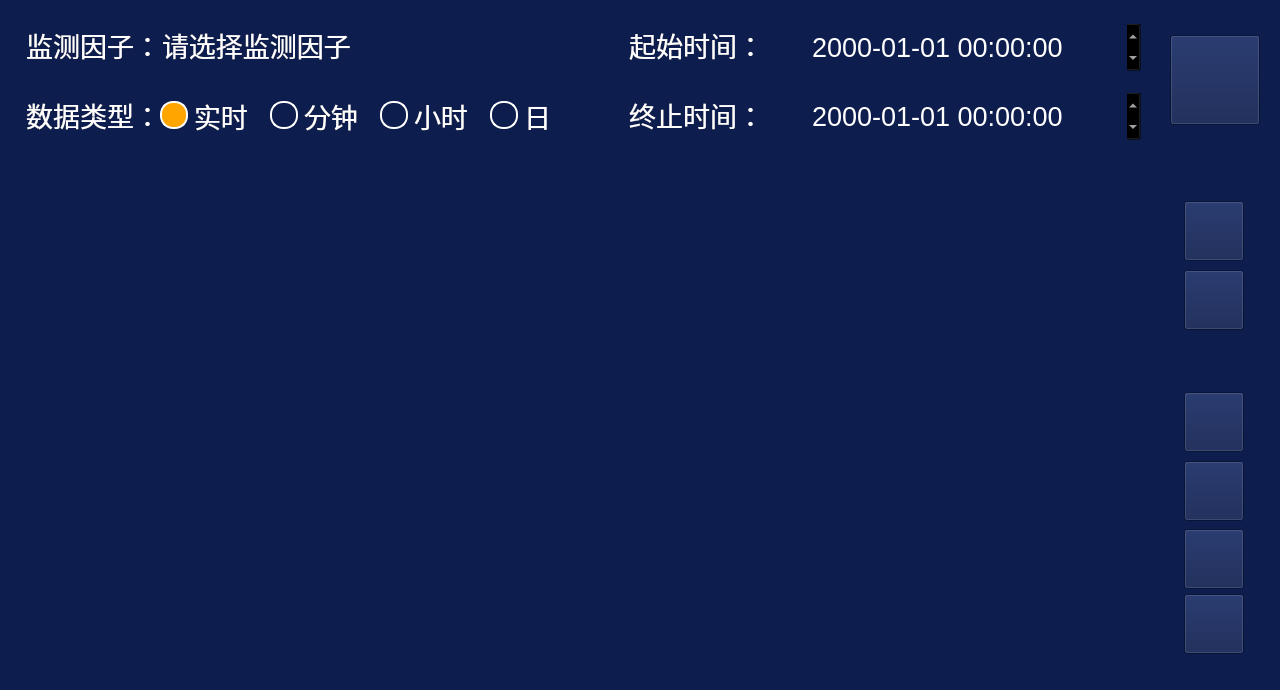
<?xml version="1.0" encoding="UTF-8"?>
<ui version="4.0">
 <class>FrameHistoryData</class>
 <widget class="QFrame" name="FrameHistoryData">
  <property name="geometry">
   <rect>
    <x>0</x>
    <y>0</y>
    <width>1280</width>
    <height>690</height>
   </rect>
  </property>
  <property name="minimumSize">
   <size>
    <width>1280</width>
    <height>690</height>
   </size>
  </property>
  <property name="maximumSize">
   <size>
    <width>1280</width>
    <height>690</height>
   </size>
  </property>
  <property name="windowTitle">
   <string>Frame</string>
  </property>
  <property name="styleSheet">
   <string notr="true">background: #0D1D4D;</string>
  </property>
  <widget class="QGroupBox" name="groupBox">
   <property name="geometry">
    <rect>
     <x>10</x>
     <y>5</y>
     <width>1261</width>
     <height>151</height>
    </rect>
   </property>
   <property name="styleSheet">
    <string notr="true">QGroupBox
{
   background-color: transparent;   
   border:  0px solid;
   border-color:#888888;
}</string>
   </property>
   <property name="title">
    <string/>
   </property>
   <widget class="QLabel" name="label">
    <property name="geometry">
     <rect>
      <x>-20</x>
      <y>20</y>
      <width>171</width>
      <height>51</height>
     </rect>
    </property>
    <property name="font">
     <font>
      <pointsize>20</pointsize>
     </font>
    </property>
    <property name="styleSheet">
     <string notr="true">background: radial-gradient(circle, #10215C 0%, #070F29 100%);
background-color: transparent;
color:white;</string>
    </property>
    <property name="text">
     <string>监测因子：</string>
    </property>
    <property name="alignment">
     <set>Qt::AlignRight|Qt::AlignTop|Qt::AlignTrailing</set>
    </property>
   </widget>
   <widget class="QWidget" name="widget" native="true">
    <property name="geometry">
     <rect>
      <x>140</x>
      <y>27</y>
      <width>381</width>
      <height>60</height>
     </rect>
    </property>
    <property name="sizePolicy">
     <sizepolicy hsizetype="Fixed" vsizetype="Fixed">
      <horstretch>0</horstretch>
      <verstretch>0</verstretch>
     </sizepolicy>
    </property>
    <property name="minimumSize">
     <size>
      <width>300</width>
      <height>60</height>
     </size>
    </property>
    <property name="maximumSize">
     <size>
      <width>400</width>
      <height>60</height>
     </size>
    </property>
    <property name="autoFillBackground">
     <bool>false</bool>
    </property>
    <property name="styleSheet">
     <string notr="true">background: #0D1D4D;
color:white;</string>
    </property>
    <widget class="QComboBox" name="factor">
     <property name="geometry">
      <rect>
       <x>10</x>
       <y>-17</y>
       <width>371</width>
       <height>60</height>
      </rect>
     </property>
     <property name="minimumSize">
      <size>
       <width>0</width>
       <height>60</height>
      </size>
     </property>
     <property name="maximumSize">
      <size>
       <width>16777215</width>
       <height>60</height>
      </size>
     </property>
     <property name="font">
      <font>
       <pointsize>20</pointsize>
      </font>
     </property>
     <property name="styleSheet">
      <string notr="true">QComboBox{
     background: #0D1D4D;
     border: 0px solid gray;
     padding: 1px 2px 1px 2px;    
     color: white;  
     selection-background-color: #005aa7;
}
QComboBox::drop-down{
    background-color: transparent;
    subcontrol-origin: padding;
    subcontrol-position:top right;
    width:60px;
    border-left-width:0px; 
    border-top-right-radius:3px;
    border-bottom-right-radius:3px;
}
QComboBox  QAbstractItemView{
    background-color: blue;
    border-radius:3px !important;    
}
QComboBox  QAbstractItemView::item{
    height:30px;    
}

QComboBox{
   background: #0D1D4D;
   color: white;
}



</string>
     </property>
     <property name="currentText">
      <string>请选择监测因子</string>
     </property>
     <item>
      <property name="text">
       <string>请选择监测因子</string>
      </property>
     </item>
    </widget>
   </widget>
   <widget class="QDateTimeEdit" name="timeStart">
    <property name="geometry">
     <rect>
      <x>740</x>
      <y>17</y>
      <width>391</width>
      <height>50</height>
     </rect>
    </property>
    <property name="minimumSize">
     <size>
      <width>0</width>
      <height>50</height>
     </size>
    </property>
    <property name="maximumSize">
     <size>
      <width>16777215</width>
      <height>50</height>
     </size>
    </property>
    <property name="font">
     <font>
      <pointsize>20</pointsize>
     </font>
    </property>
    <property name="styleSheet">
     <string notr="true">
/*spinbox 抬起样式*/
QDateTimeEdit::up-button,QTimeEdit::up-button,QDoubleSpinBox::up-button,QSpinBox::up-button {subcontrol-origin:border;
    subcontrol-position:right;
    image: url(:/Images/add_y_32.png);
    width: 60px;
    height: 60px;
}
QDateTimeEdit::down-button,QTimeEdit::down-button,QDoubleSpinBox::down-button,QSpinBox::down-button {subcontrol-origin:border;
    subcontrol-position:left;
    image: url(:/Images/reduce_y_32.png);
    width: 60px;
    height: 60px;
}

QDateTimeEdit{
background: radial-gradient(circle, #10215C 0%, #070F29 100%);
background-color: transparent;
color:white;
}</string>
    </property>
    <property name="alignment">
     <set>Qt::AlignCenter</set>
    </property>
    <property name="currentSection">
     <enum>QDateTimeEdit::YearSection</enum>
    </property>
    <property name="displayFormat">
     <string>yyyy-MM-dd hh:mm:ss</string>
    </property>
   </widget>
   <widget class="QLabel" name="label_2">
    <property name="geometry">
     <rect>
      <x>-20</x>
      <y>90</y>
      <width>171</width>
      <height>51</height>
     </rect>
    </property>
    <property name="font">
     <font>
      <pointsize>20</pointsize>
     </font>
    </property>
    <property name="styleSheet">
     <string notr="true">background: radial-gradient(circle, #10215C 0%, #070F29 100%);
background-color: transparent;
color:white;</string>
    </property>
    <property name="text">
     <string>数据类型：</string>
    </property>
    <property name="alignment">
     <set>Qt::AlignRight|Qt::AlignTop|Qt::AlignTrailing</set>
    </property>
   </widget>
   <widget class="QRadioButton" name="rbDataMinute">
    <property name="geometry">
     <rect>
      <x>260</x>
      <y>94</y>
      <width>101</width>
      <height>33</height>
     </rect>
    </property>
    <property name="font">
     <font>
      <pointsize>20</pointsize>
     </font>
    </property>
    <property name="styleSheet">
     <string notr="true">QRadioButton::indicator {
      width: 24px;
      height: 24px;
      border-radius:13px;
      border-width:2px;    
}

QRadioButton::indicator::unchecked {   
      background-color:       transparent;

      border:                 2px solid white;
      border-radius:          13px; 
}

QRadioButton::indicator::checked {    
      background-color:      orange;
      border:                 2px solid white;
      border-radius:          13px; 
}
 
QRadioButton{
     background: radial-gradient(circle, #10215C 0%, #070F29 100%);
     background-color: transparent;
     color:white;
}

</string>
    </property>
    <property name="text">
     <string>分钟</string>
    </property>
    <property name="checked">
     <bool>false</bool>
    </property>
    <attribute name="buttonGroup">
     <string notr="true">buttonGroup</string>
    </attribute>
   </widget>
   <widget class="QRadioButton" name="rbDataHour">
    <property name="geometry">
     <rect>
      <x>370</x>
      <y>94</y>
      <width>101</width>
      <height>33</height>
     </rect>
    </property>
    <property name="font">
     <font>
      <pointsize>20</pointsize>
     </font>
    </property>
    <property name="styleSheet">
     <string notr="true">QRadioButton::indicator {
      width: 24px;
      height: 24px;
      border-radius:13px;
      border-width:2px;    
}

QRadioButton::indicator::unchecked {   
      background-color:       transparent;

      border:                 2px solid white;
      border-radius:          13px; 
}

QRadioButton::indicator::checked {    
      background-color:      orange;
      border:                 2px solid white;
      border-radius:          13px; 
}
 
QRadioButton{
     background: radial-gradient(circle, #10215C 0%, #070F29 100%);
     background-color: transparent;
     color:white;
}

</string>
    </property>
    <property name="text">
     <string>小时</string>
    </property>
    <attribute name="buttonGroup">
     <string notr="true">buttonGroup</string>
    </attribute>
   </widget>
   <widget class="QLabel" name="label_3">
    <property name="geometry">
     <rect>
      <x>583</x>
      <y>20</y>
      <width>171</width>
      <height>51</height>
     </rect>
    </property>
    <property name="font">
     <font>
      <pointsize>20</pointsize>
     </font>
    </property>
    <property name="styleSheet">
     <string notr="true">
background: radial-gradient(circle, #10215C 0%, #070F29 100%);
background-color: transparent;
color:white;</string>
    </property>
    <property name="text">
     <string>起始时间：</string>
    </property>
    <property name="alignment">
     <set>Qt::AlignRight|Qt::AlignTop|Qt::AlignTrailing</set>
    </property>
   </widget>
   <widget class="QLabel" name="label_4">
    <property name="geometry">
     <rect>
      <x>583</x>
      <y>90</y>
      <width>171</width>
      <height>51</height>
     </rect>
    </property>
    <property name="font">
     <font>
      <pointsize>20</pointsize>
     </font>
    </property>
    <property name="styleSheet">
     <string notr="true">
background: radial-gradient(circle, #10215C 0%, #070F29 100%);
background-color: transparent;
color:white;</string>
    </property>
    <property name="text">
     <string>终止时间：</string>
    </property>
    <property name="alignment">
     <set>Qt::AlignRight|Qt::AlignTop|Qt::AlignTrailing</set>
    </property>
   </widget>
   <widget class="QDateTimeEdit" name="timeEnd">
    <property name="geometry">
     <rect>
      <x>740</x>
      <y>86</y>
      <width>391</width>
      <height>50</height>
     </rect>
    </property>
    <property name="minimumSize">
     <size>
      <width>0</width>
      <height>50</height>
     </size>
    </property>
    <property name="maximumSize">
     <size>
      <width>16777215</width>
      <height>50</height>
     </size>
    </property>
    <property name="font">
     <font>
      <pointsize>20</pointsize>
     </font>
    </property>
    <property name="styleSheet">
     <string notr="true">
/*spinbox 抬起样式*/
QDateTimeEdit::up-button,QTimeEdit::up-button,QDoubleSpinBox::up-button,QSpinBox::up-button {subcontrol-origin:border;
    subcontrol-position:right;
    image: url(:/Images/add_y_32.png);
    width: 60px;
    height: 60px;
}
QDateTimeEdit::down-button,QTimeEdit::down-button,QDoubleSpinBox::down-button,QSpinBox::down-button {subcontrol-origin:border;
    subcontrol-position:left;
    image: url(:/Images/reduce_y_32.png);
    width: 60px;
    height: 60px;
}

QDateTimeEdit{
background: radial-gradient(circle, #10215C 0%, #070F29 100%);
background-color: transparent;
color:white;
}</string>
    </property>
    <property name="alignment">
     <set>Qt::AlignCenter</set>
    </property>
    <property name="keyboardTracking">
     <bool>false</bool>
    </property>
    <property name="currentSection">
     <enum>QDateTimeEdit::YearSection</enum>
    </property>
    <property name="displayFormat">
     <string>yyyy-MM-dd hh:mm:ss</string>
    </property>
    <property name="calendarPopup">
     <bool>false</bool>
    </property>
   </widget>
   <widget class="QToolButton" name="btnQuery">
    <property name="geometry">
     <rect>
      <x>1160</x>
      <y>30</y>
      <width>90</width>
      <height>90</height>
     </rect>
    </property>
    <property name="minimumSize">
     <size>
      <width>90</width>
      <height>90</height>
     </size>
    </property>
    <property name="maximumSize">
     <size>
      <width>90</width>
      <height>90</height>
     </size>
    </property>
    <property name="font">
     <font>
      <pointsize>20</pointsize>
     </font>
    </property>
    <property name="styleSheet">
     <string notr="true">background: radial-gradient(circle, #10215C 0%, #070F29 100%);
border-image: url(:/Images/ser.png);
</string>
    </property>
    <property name="text">
     <string/>
    </property>
    <property name="iconSize">
     <size>
      <width>32</width>
      <height>32</height>
     </size>
    </property>
    <property name="checkable">
     <bool>false</bool>
    </property>
    <property name="toolButtonStyle">
     <enum>Qt::ToolButtonTextUnderIcon</enum>
    </property>
   </widget>
   <widget class="QRadioButton" name="rbDataReal">
    <property name="geometry">
     <rect>
      <x>150</x>
      <y>94</y>
      <width>101</width>
      <height>33</height>
     </rect>
    </property>
    <property name="font">
     <font>
      <pointsize>20</pointsize>
     </font>
    </property>
    <property name="styleSheet">
     <string notr="true">QRadioButton::indicator {
      width: 24px;
      height: 24px;
      border-radius:13px;
      border-width:2px;    
}

QRadioButton::indicator::unchecked {   
      background-color:       transparent;

      border:                 2px solid white;
      border-radius:          13px; 
}

QRadioButton::indicator::checked {    
      background-color:      orange;
      border:                 2px solid white;
      border-radius:          13px; 
}
 
QRadioButton{
     background: radial-gradient(circle, #10215C 0%, #070F29 100%);
     background-color: transparent;
     color:white;
}

</string>
    </property>
    <property name="text">
     <string>实时</string>
    </property>
    <property name="checked">
     <bool>true</bool>
    </property>
    <attribute name="buttonGroup">
     <string notr="true">buttonGroup</string>
    </attribute>
   </widget>
   <widget class="QRadioButton" name="rbDataDay">
    <property name="geometry">
     <rect>
      <x>480</x>
      <y>94</y>
      <width>101</width>
      <height>33</height>
     </rect>
    </property>
    <property name="font">
     <font>
      <pointsize>20</pointsize>
     </font>
    </property>
    <property name="styleSheet">
     <string notr="true">QRadioButton::indicator {
      width: 24px;
      height: 24px;
      border-radius:13px;
      border-width:2px;    
}

QRadioButton::indicator::unchecked {   
      background-color:       transparent;

      border:                 2px solid white;
      border-radius:          13px; 
}

QRadioButton::indicator::checked {    
      background-color:      orange;
      border:                 2px solid white;
      border-radius:          13px; 
}
 
QRadioButton{
     background: radial-gradient(circle, #10215C 0%, #070F29 100%);
     background-color: transparent;
     color:white;
}

</string>
    </property>
    <property name="text">
     <string>日</string>
    </property>
    <attribute name="buttonGroup">
     <string notr="true">buttonGroup</string>
    </attribute>
   </widget>
  </widget>
  <widget class="QTableView" name="tableView">
   <property name="geometry">
    <rect>
     <x>805</x>
     <y>170</y>
     <width>351</width>
     <height>511</height>
    </rect>
   </property>
   <property name="font">
    <font>
     <pointsize>13</pointsize>
    </font>
   </property>
   <property name="styleSheet">
    <string notr="true">background-color: transparent;
color: rgb(255, 255, 255);</string>
   </property>
   <property name="frameShape">
    <enum>QFrame::Panel</enum>
   </property>
   <property name="lineWidth">
    <number>1</number>
   </property>
   <property name="midLineWidth">
    <number>1</number>
   </property>
   <property name="editTriggers">
    <set>QAbstractItemView::NoEditTriggers</set>
   </property>
   <property name="showGrid">
    <bool>false</bool>
   </property>
   <property name="gridStyle">
    <enum>Qt::DashLine</enum>
   </property>
   <property name="cornerButtonEnabled">
    <bool>false</bool>
   </property>
   <attribute name="horizontalHeaderVisible">
    <bool>false</bool>
   </attribute>
   <attribute name="verticalHeaderVisible">
    <bool>false</bool>
   </attribute>
   <attribute name="verticalHeaderHighlightSections">
    <bool>false</bool>
   </attribute>
  </widget>
  <widget class="QFrame" name="frameDiagram">
   <property name="geometry">
    <rect>
     <x>10</x>
     <y>170</y>
     <width>771</width>
     <height>511</height>
    </rect>
   </property>
   <property name="styleSheet">
    <string notr="true">background-color: transparent;</string>
   </property>
   <property name="frameShape">
    <enum>QFrame::Box</enum>
   </property>
   <property name="frameShadow">
    <enum>QFrame::Raised</enum>
   </property>
  </widget>
  <widget class="QToolButton" name="btnPageUp">
   <property name="geometry">
    <rect>
     <x>1184</x>
     <y>392</y>
     <width>60</width>
     <height>60</height>
    </rect>
   </property>
   <property name="minimumSize">
    <size>
     <width>60</width>
     <height>60</height>
    </size>
   </property>
   <property name="maximumSize">
    <size>
     <width>60</width>
     <height>60</height>
    </size>
   </property>
   <property name="font">
    <font>
     <pointsize>20</pointsize>
    </font>
   </property>
   <property name="styleSheet">
    <string notr="true">background: radial-gradient(circle, #10215C 0%, #070F29 100%);
border-image: url(:/Images/ReRec.png);</string>
   </property>
   <property name="text">
    <string/>
   </property>
   <property name="iconSize">
    <size>
     <width>32</width>
     <height>32</height>
    </size>
   </property>
   <property name="checkable">
    <bool>false</bool>
   </property>
   <property name="toolButtonStyle">
    <enum>Qt::ToolButtonIconOnly</enum>
   </property>
  </widget>
  <widget class="QToolButton" name="btnPageDown">
   <property name="geometry">
    <rect>
     <x>1184</x>
     <y>594</y>
     <width>60</width>
     <height>60</height>
    </rect>
   </property>
   <property name="minimumSize">
    <size>
     <width>60</width>
     <height>60</height>
    </size>
   </property>
   <property name="maximumSize">
    <size>
     <width>60</width>
     <height>60</height>
    </size>
   </property>
   <property name="font">
    <font>
     <pointsize>20</pointsize>
    </font>
   </property>
   <property name="styleSheet">
    <string notr="true">background: radial-gradient(circle, #10215C 0%, #070F29 100%);
border-image: url(:/Images/Rec3.png);</string>
   </property>
   <property name="text">
    <string/>
   </property>
   <property name="iconSize">
    <size>
     <width>32</width>
     <height>32</height>
    </size>
   </property>
   <property name="checkable">
    <bool>false</bool>
   </property>
   <property name="toolButtonStyle">
    <enum>Qt::ToolButtonIconOnly</enum>
   </property>
  </widget>
  <widget class="QToolButton" name="btnUp">
   <property name="geometry">
    <rect>
     <x>1184</x>
     <y>461</y>
     <width>60</width>
     <height>60</height>
    </rect>
   </property>
   <property name="minimumSize">
    <size>
     <width>60</width>
     <height>60</height>
    </size>
   </property>
   <property name="maximumSize">
    <size>
     <width>60</width>
     <height>60</height>
    </size>
   </property>
   <property name="font">
    <font>
     <pointsize>20</pointsize>
    </font>
   </property>
   <property name="styleSheet">
    <string notr="true">background: radial-gradient(circle, #10215C 0%, #070F29 100%);
border-image: url(:/Images/Rec4.png);</string>
   </property>
   <property name="text">
    <string/>
   </property>
   <property name="iconSize">
    <size>
     <width>32</width>
     <height>32</height>
    </size>
   </property>
   <property name="checkable">
    <bool>false</bool>
   </property>
   <property name="toolButtonStyle">
    <enum>Qt::ToolButtonIconOnly</enum>
   </property>
  </widget>
  <widget class="QToolButton" name="btnDown">
   <property name="geometry">
    <rect>
     <x>1184</x>
     <y>529</y>
     <width>60</width>
     <height>60</height>
    </rect>
   </property>
   <property name="minimumSize">
    <size>
     <width>60</width>
     <height>60</height>
    </size>
   </property>
   <property name="maximumSize">
    <size>
     <width>60</width>
     <height>60</height>
    </size>
   </property>
   <property name="font">
    <font>
     <pointsize>20</pointsize>
    </font>
   </property>
   <property name="styleSheet">
    <string notr="true">background: radial-gradient(circle, #10215C 0%, #070F29 100%);
border-image: url(:/Images/Rec2.png);</string>
   </property>
   <property name="text">
    <string/>
   </property>
   <property name="iconSize">
    <size>
     <width>32</width>
     <height>32</height>
    </size>
   </property>
   <property name="checkable">
    <bool>false</bool>
   </property>
   <property name="toolButtonStyle">
    <enum>Qt::ToolButtonIconOnly</enum>
   </property>
  </widget>
  <widget class="QToolButton" name="btnSaveUSB">
   <property name="geometry">
    <rect>
     <x>1184</x>
     <y>201</y>
     <width>60</width>
     <height>60</height>
    </rect>
   </property>
   <property name="minimumSize">
    <size>
     <width>60</width>
     <height>60</height>
    </size>
   </property>
   <property name="maximumSize">
    <size>
     <width>60</width>
     <height>60</height>
    </size>
   </property>
   <property name="font">
    <font>
     <pointsize>20</pointsize>
    </font>
   </property>
   <property name="styleSheet">
    <string notr="true">background: radial-gradient(circle, #10215C 0%, #070F29 100%);
border-image: url(:/Images/SaveUSB.png);</string>
   </property>
   <property name="text">
    <string/>
   </property>
   <property name="iconSize">
    <size>
     <width>32</width>
     <height>32</height>
    </size>
   </property>
   <property name="checkable">
    <bool>false</bool>
   </property>
   <property name="toolButtonStyle">
    <enum>Qt::ToolButtonIconOnly</enum>
   </property>
  </widget>
  <widget class="QToolButton" name="btnSaveSD">
   <property name="geometry">
    <rect>
     <x>1184</x>
     <y>270</y>
     <width>60</width>
     <height>60</height>
    </rect>
   </property>
   <property name="minimumSize">
    <size>
     <width>60</width>
     <height>60</height>
    </size>
   </property>
   <property name="maximumSize">
    <size>
     <width>60</width>
     <height>60</height>
    </size>
   </property>
   <property name="font">
    <font>
     <pointsize>20</pointsize>
    </font>
   </property>
   <property name="styleSheet">
    <string notr="true">background: radial-gradient(circle, #10215C 0%, #070F29 100%);
border-image: url(:/Images/SaveSD.png);</string>
   </property>
   <property name="text">
    <string/>
   </property>
   <property name="iconSize">
    <size>
     <width>32</width>
     <height>32</height>
    </size>
   </property>
   <property name="checkable">
    <bool>false</bool>
   </property>
   <property name="toolButtonStyle">
    <enum>Qt::ToolButtonIconOnly</enum>
   </property>
  </widget>
 </widget>
 <resources/>
 <connections/>
 <buttongroups>
  <buttongroup name="buttonGroup"/>
 </buttongroups>
</ui>
